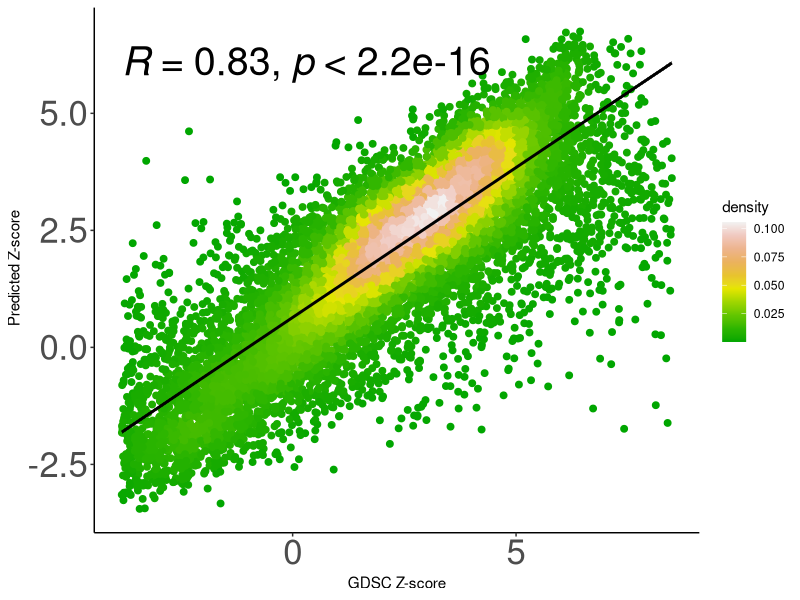

This chart was generated by the following R code:
##loading libraries
library(caret)
library(ggpubr)

##loading predictions vs actual file
df = read.csv("Predictions_vs_Actual.csv")

##computing metrics
perf = data.frame(
  Rsquare = R2(df[,3],df[,4]),
  correlation = cor(df[,3], df[,4]))


##Plotting sensity scatter plot for actual vs predicted labels
df = cbind.data.frame(df[,4],df[,3])
colnames(df) = c("Actual","Predicted")

get_density <- function(x, y, ...) {
  dens <- MASS::kde2d(x, y, ...)
  ix <- findInterval(x, dens$x)
  iy <- findInterval(y, dens$y)
  ii <- cbind(ix, iy)
  return(dens$z[ii])
}
df$density <- get_density(df$Actual, df$Predicted,n=50)
g=ggscatter(df, x = "Actual", y = "Predicted", 
            add = "reg.line", conf.int = TRUE, 
            cor.coef = TRUE, cor.method = "pearson",color = "density",
            xlab = "GDSC Z-score", ylab = " Predicted Z-score",add.params = list(color="black"),cor.coef.size = 10)
g+  scale_colour_gradientn(colours = terrain.colors(10))+theme_classic() +theme(axis.text=element_text(size=25))






